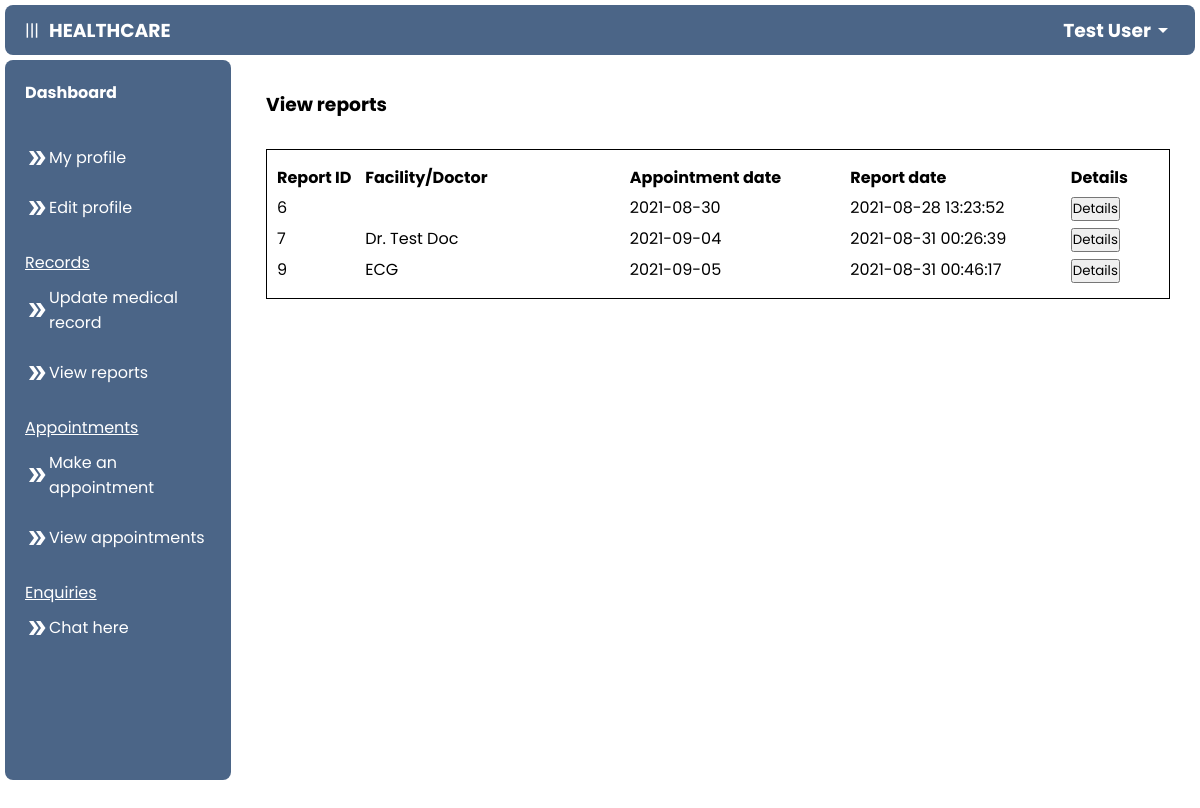
/patient/view_reports.php (signed in), run on the app's committed database.
### tables this page shows
CREATE TABLE `patient` (
  `p_id` int(11) NOT NULL,
  `name` varchar(255) NOT NULL,
  `email` varchar(255) NOT NULL,
  `password` varchar(255) NOT NULL,
  `address` varchar(255) NOT NULL,
  `age` int(100) NOT NULL,
  `gender` enum('male','female','other') NOT NULL,
  `reg_date` datetime NOT NULL DEFAULT CURRENT_TIMESTAMP
);

CREATE TABLE `report` (
  `report_id` int(100) NOT NULL,
  `p_id` int(100) DEFAULT NULL,
  `d_id` int(100) DEFAULT NULL,
  `value` varchar(255) DEFAULT NULL,
  `diagnosis` varchar(255) DEFAULT NULL,
  `prescription` longtext,
  `notes` longtext,
  `appointment_date` date NOT NULL,
  `report_date` datetime NOT NULL DEFAULT CURRENT_TIMESTAMP
);

### patient/view_reports.php (the view, shortened to what this page needs)
<?php
$email = $_SESSION['email'];
include("../connect.php");
$sql = mysqli_query($con, "SELECT * FROM patient WHERE email = '$email'");
$row = mysqli_fetch_array($sql);
$id = $row["p_id"];
?>
<!DOCTYPE html>
<html lang="en">
<head>
    <link rel="stylesheet" href="../css/add.css">
</head>
<body>
    <?php include('navigation.php'); ?>
    <main>
        <h3 style="margin-bottom: 30px;">View reports</h3>
            <div class="box" style="margin-bottom: 50px;">
                <div class="headings">
                    <h4 style="width: 10%;">Report ID</h4>
                    <h4 style="width: 30%;">Facility/Doctor</h4>
                    <h4 style="width: 25%;">Appointment date</h4>
                    <h4 style="width: 25%;">Report date</h4>
                    <h4 style="width: 10%;">Details</h4>
                </div>
                <?php
                $result2 = mysqli_query($con, "SELECT * FROM (patient INNER JOIN report ON patient.p_id = report.p_id) WHERE patient.p_id = $id");
                while ($row2 = mysqli_fetch_array($result2)) {
                ?>
                    <div class="entries">
                        <p style="width: 10%;"><?php echo $row2["report_id"]; ?></p>
                        <p style="width: 30%;"><?php echo $row2["value"]; ?></p>
                        <p style="width: 25%;"><?php echo $row2["appointment_date"]; ?></p>
                        <p style="width: 25%;"><?php echo $row2["report_date"]; ?></p>
                        <p style="width: 10%;"><button onclick="myFunction1<?php echo $row2["report_id"]; ?>()" id="myBtn <?php echo $row2["report_id"]; ?>">Details</button></p>
                    </div>
                <?php } ?>
            </div>
    </main>
    </div>
</body>
</html>

### patient/navigation.php (shortened to what this page needs)
<?php
include('../connect.php');
$email = $_SESSION['email'];
$sql = mysqli_query($con, "SELECT * FROM patient WHERE email = '$email'");
$row = mysqli_fetch_array($sql);
$name = $row["name"];
?>
<link rel="stylesheet" href="../css/nav.css">
<header>
    <div class="head">
        <div id="nav_button" onclick="nav_button()">|||</div>
        <h3>HEALTHCARE</h3>
    </div>
    <div class="dropdown">
        <div class="user">
            <h3><?php echo $name; ?></h3>
            <span class="material-icons">
            </span>
        </div>
    </div>
</header>
<div class="container">
    <nav id="nav">
        <div class="nav-content">
            <a href="./dashboard.php">
                <h4>Dashboard</h4>
            </a>
        </div>
        <div class="nav-content">
            <u>
                <p></p>
            </u>
            <a href="./my_profile.php"><span class="material-icons">
                </span>My profile</a><br>
            <a href="./edit_profile.php?id=<?php echo $row["p_id"] ?>"><span class="material-icons">
                </span>Edit profile</a>
        </div>
        <div class="nav-content">
            <u>
                <p>Records</p>
            </u>
            <a href="./update_record.php?id=<?php echo $row["p_id"] ?>"><span class="material-icons">
                </span>Update medical record</a><br>
            <a href="./view_reports.php"><span class="material-icons">
                </span>View reports</a>
        </div>
        <div class="nav-content">
            <u>
                <p>Appointments</p>
            </u>
            <a href="./make_appointment.php"><span class="material-icons">
                </span>Make an appointment</a><br>
            <a href="./view_appointments.php"><span class="material-icons">
                </span>View appointments</a>
        </div>
        <div class="nav-content">
            <u>
                <p>Enquiries</p>
            </u>
            <a href="./chat.php"><span class="material-icons">
                </span>Chat here</a><br>
        </div>
    </nav>

### css/add.css (style rules this page uses)
main { overflow: auto; }
.box { margin-top: 10px; width: 100%; height: auto; padding: 10px; border: 1px solid black; }
.box .headings, .box .entries, .d-row { display: flex; margin: 5px 0; }

### css/nav.css (style rules this page uses)
* { padding: 0; margin: 0; box-sizing: border-box; font-family: 'Poppins', sans-serif; }
body { overflow: hidden; height: 100vh; }
a { text-decoration: none; color: black; }
header { display: flex; align-items: center; justify-content: space-between; width: 100%-5px; height: 50px; padding:0 20px; background-color: #4B6587; color: #ffffff; border-radius: 0.5rem; margin: 5px; }
.dropdown { position: relative; display: inline-block; }
header .user, .head { display: flex; align-items: center; cursor: pointer; }
.head { gap: 10px; }
.container { display: flex; height: 100%; }
nav { flex: 1; background-color: #4B6587; width: 100%; height: 90%; margin: 5px; margin-top: 0; color: white; border-radius: 0.5rem; overflow: auto; display: block; transition: 0.5s ease-in-out; }
.nav-content { margin: 20px 0; padding: 0 20px; }
.nav-content a { display: flex; align-items: center; text-decoration: none; color: white; font-size: 16px; }
.nav-content p { padding: 10px 0; }
main { flex: 4; width: 100%; padding: 30px; }

### patient/navigation.php (style rules this page uses)
main { margin-bottom: 50px; }

### data on the page
patient: name "Test User"
report: report_id "6", appointment_date "2021-08-30", report_date "2021-08-28 13:23:52"
report: report_id "7", value "Dr. Test Doc", appointment_date "2021-09-04", report_date "2021-08-31 00:26:39"
report: report_id "9", value "ECG", appointment_date "2021-09-05", report_date "2021-08-31 00:46:17"
